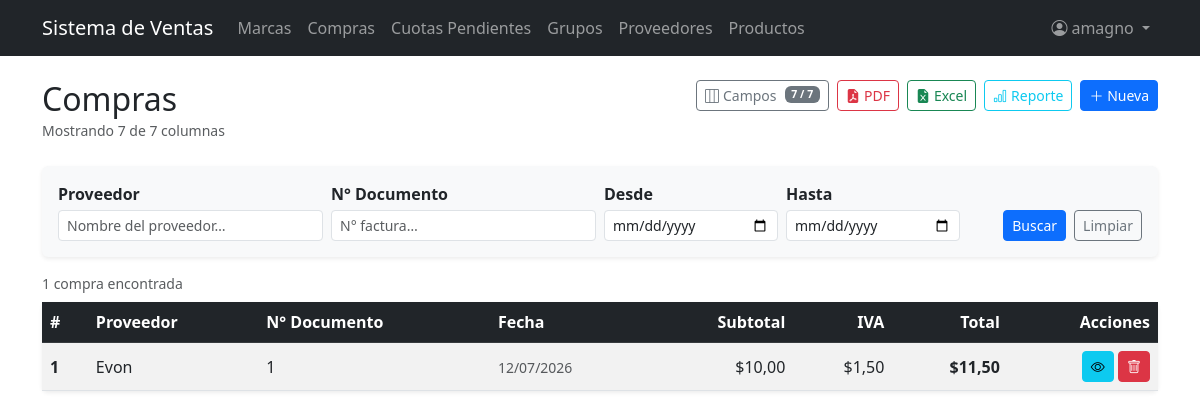
The app's page /purchases/ (signed in), older data.
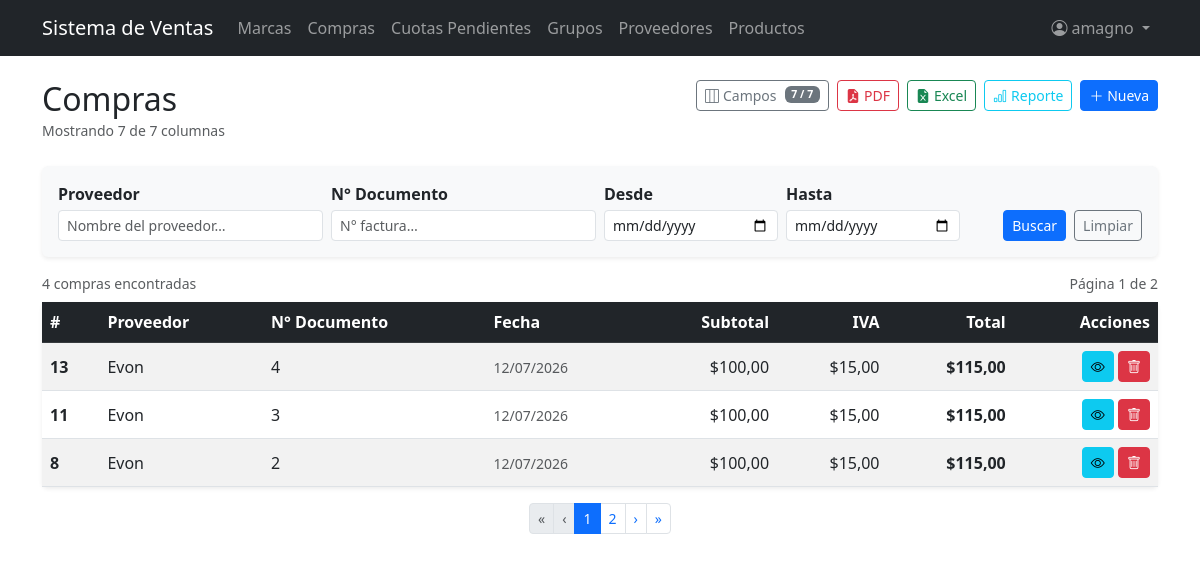
The same page, newer data.
### purchasing/models.py (models this page shows, shortened)
class Purchase(models.Model):
    supplier = models.ForeignKey(
        Supplier, on_delete=models.PROTECT, related_name='purchases',
        verbose_name='Proveedor'
    )
    document_number = models.CharField(
        max_length=20, verbose_name='Supplier Invoice No.'
    )
    purchase_date = models.DateTimeField(auto_now_add=True)
    subtotal = models.DecimalField(max_digits=12, decimal_places=2, default=0)
    tax = models.DecimalField(max_digits=12, decimal_places=2, default=0, verbose_name='Impuesto')
    total = models.DecimalField(max_digits=12, decimal_places=2, default=0)
    is_active = models.BooleanField(default=True)
    tipo_pago = models.CharField(
        max_length=10,
        choices=[("CONTADO", "CONTADO"), ("CREDITO", "CREDITO")],
        default="CONTADO",
        verbose_name="Tipo de pago",
    )
    saldo = models.DecimalField(max_digits=12, decimal_places=2, default=0)
    estado = models.CharField(
        max_length=15,
        choices=[("PENDIENTE", "PENDIENTE"), ("PAGADA", "PAGADA")],
        default="PENDIENTE",
    )
    class Meta:
        verbose_name = 'Purchase'
        verbose_name_plural = 'Purchases'
        ordering = ['-purchase_date']
        constraints = [
            models.UniqueConstraint(
                fields=['supplier', 'document_number'],
                name='unique_supplier_document'
            )
        ]

### billing/models.py (models this page shows)
class Supplier(models.Model):
    name = models.CharField(max_length=200, verbose_name='Nombre de la compañia')
    contact_name = models.CharField(max_length=200, blank=True, null=True, verbose_name='Nombre de contacto')
    email = models.EmailField(blank=True, null=True)
    phone = models.CharField(max_length=20, blank=True, null=True, verbose_name='Teléfono')
    address = models.TextField(blank=True, null=True, verbose_name='Dirección')
    is_active = models.BooleanField(default=True, verbose_name='Activo')
    created_at = models.DateTimeField(auto_now_add=True)
    updated_at = models.DateTimeField(auto_now=True)
    class Meta:
        verbose_name = 'Supplier'
        verbose_name_plural = 'Suppliers'
        ordering = ['name']
    def __str__(self): return self.name

### purchasing/views.py (the view, shortened to what this page needs)
# urls.py: path('', views.PurchaseListView.as_view(), name='purchase_list'),
class PurchaseListView(ExportMixin, LoginRequiredMixin, PermissionRequiredMixin, ListView):
    model = Purchase
    template_name = 'purchasing/purchase_list.html'
    context_object_name = 'items'
    paginate_by = 3
    export_filename = 'compras'
    ALL_COLUMNS = PURCHASE_ALL_COLUMNS
    permission_required = 'purchasing.view_purchase'
    permission_redirect_url = '/'
    def get_queryset(self):
        qs = Purchase.objects.select_related('supplier').order_by('-purchase_date')
        form = PurchaseSearchForm(self.request.GET)
        if form.is_valid():
            if form.cleaned_data.get('supplier'):
                qs = qs.filter(supplier__name__icontains=form.cleaned_data['supplier'])
            if form.cleaned_data.get('document_number'):
                qs = qs.filter(document_number__icontains=form.cleaned_data['document_number'])
            if form.cleaned_data.get('date_from'):
                qs = qs.filter(purchase_date__date__gte=form.cleaned_data['date_from'])
            if form.cleaned_data.get('date_to'):
                qs = qs.filter(purchase_date__date__lte=form.cleaned_data['date_to'])
        return qs
    def get_context_data(self, **kwargs):
        ctx = super().get_context_data(**kwargs)
        ctx['search_form'] = PurchaseSearchForm(self.request.GET)
        ctx['all_columns'] = self.ALL_COLUMNS
        ctx['all_col_keys_json'] = json.dumps([c['key'] for c in self.ALL_COLUMNS])
        ctx['default_col_keys_json'] = json.dumps(
            [c['key'] for c in self.ALL_COLUMNS if c.get('default', True)]
        )
        return ctx

### purchasing/forms.py
class PurchaseSearchForm(forms.Form):
    supplier = forms.CharField(
        required=False, label='Proveedor',
        widget=forms.TextInput(attrs={'class': 'form-control form-control-sm',
                                      'placeholder': 'Nombre del proveedor…'})
    )
    document_number = forms.CharField(
        required=False, label='N° Documento',
        widget=forms.TextInput(attrs={'class': 'form-control form-control-sm',
                                      'placeholder': 'N° factura…'})
    )
    date_from = forms.DateField(
        required=False, label='Desde',
        widget=forms.DateInput(attrs={'class': 'form-control form-control-sm', 'type': 'date'})
    )
    date_to = forms.DateField(
        required=False, label='Hasta',
        widget=forms.DateInput(attrs={'class': 'form-control form-control-sm', 'type': 'date'})
    )

### billing/mixins.py (called while the page is built)
    def get(self, request, *args, **kwargs):
        fmt = request.GET.get('export')
        if fmt == 'pdf':
            return self.export_pdf(self.get_queryset())
        if fmt == 'excel':
            return self.export_excel(self.get_queryset())
        return super().get(request, *args, **kwargs)

    def get_context_data(self, **kwargs):
        ctx = super().get_context_data(**kwargs)
        params = self.request.GET.copy()
        params.pop('page', None)
        params.pop('export', None)
        ctx['query_params'] = params.urlencode()
        return ctx

### security/templatetags/security_tags.py (called while the page is built)
@register.filter(name='role_badge_class')
def role_badge_class(role_name):
    return ROLE_BADGE_CLASSES.get(role_name, 'bg-secondary')

@register.filter(name='has_group')
def has_group(user, group_name):
    if not user.is_authenticated:
        return False
    if user.is_superuser:      # el superusuario ve todo
        return True
    return user.groups.filter(name=group_name).exists()

### purchasing/templates/purchasing/purchase_list.html (shortened to what this page needs)
{% extends 'billing/base.html' %}
{% block content %}
<div class="d-flex justify-content-between align-items-start mb-4 flex-wrap gap-2">
  <div>
    <h2 class="mb-0">Compras</h2>
    <small class="text-muted" id="colText">Cargando columnas…</small>
  </div>
  <div class="d-flex gap-2 flex-wrap">
    <button type="button" class="btn btn-outline-secondary btn-sm d-inline-flex align-items-center gap-1"
            data-bs-toggle="modal" data-bs-target="#colModal">
      <i class="bi bi-layout-three-columns"></i> Campos
      <span class="badge bg-secondary ms-1" id="colBadge">…</span>
    </button>
    <a id="btnPdf" href="#" class="btn btn-outline-danger btn-sm d-inline-flex align-items-center gap-1">
      <i class="bi bi-file-earmark-pdf-fill"></i>PDF
    </a>
    <a id="btnExcel" href="#" class="btn btn-outline-success btn-sm d-inline-flex align-items-center gap-1">
      <i class="bi bi-file-earmark-excel-fill"></i>Excel
    </a>
    {% if perms.purchasing.view_purchase %}
    <a href="{% url 'purchasing:purchase_report' %}" class="btn btn-outline-info btn-sm d-inline-flex align-items-center gap-1">
      <i class="bi bi-bar-chart"></i> Reporte
    </a>
    {% endif %}
    {% if perms.purchasing.add_purchase %}
    <a href="{% url 'purchasing:purchase_create' %}" class="btn btn-primary btn-sm">
      <i class="bi bi-plus-lg"></i> Nueva
    </a>
    {% endif %}
  </div>
</div>
<form method="get" class="card card-body shadow-sm border-0 mb-3 bg-light">
  <div class="row g-2 align-items-end">
    <div class="col-12 col-md-3">
      <label class="form-label form-label-sm fw-semibold mb-1">{{ search_form.supplier.label }}</label>
      {{ search_form.supplier }}
    </div>
    <div class="col-12 col-md-3">
      <label class="form-label form-label-sm fw-semibold mb-1">{{ search_form.document_number.label }}</label>
      {{ search_form.document_number }}
    </div>
    <div class="col-6 col-md-2">
      <label class="form-label form-label-sm fw-semibold mb-1">{{ search_form.date_from.label }}</label>
      {{ search_form.date_from }}
    </div>
    <div class="col-6 col-md-2">
      <label class="form-label form-label-sm fw-semibold mb-1">{{ search_form.date_to.label }}</label>
      {{ search_form.date_to }}
    </div>
    <div class="col-12 col-md-auto ms-auto d-flex gap-2">
      <button type="submit" class="btn btn-primary btn-sm">Buscar</button>
      <a href="{% url 'purchasing:purchase_list' %}" class="btn btn-outline-secondary btn-sm">Limpiar</a>
    </div>
  </div>
</form>
<div class="d-flex justify-content-between align-items-center mb-2">
  <small class="text-muted">
    {% if paginator.count == 1 %}1 compra encontrada
    {% else %}{{ paginator.count }} compras encontradas{% endif %}
  </small>
  {% if is_paginated %}
    <small class="text-muted">Página {{ page_obj.number }} de {{ paginator.num_pages }}</small>
  {% endif %}
</div>
<div class="card shadow-sm border-0">
  <div class="table-responsive">
    <table class="table table-striped table-hover align-middle mb-0" id="purchaseTable">
      <thead class="table-dark">
        <tr>
          <th data-col="id">#</th>
          <th data-col="supplier">Proveedor</th>
          <th data-col="document_number">N° Documento</th>
          <th data-col="purchase_date">Fecha</th>
          <th data-col="subtotal" class="text-end">Subtotal</th>
          <th data-col="tax" class="text-end">IVA</th>
          <th data-col="total" class="text-end">Total</th>
          <th class="text-end" style="white-space:nowrap;">Acciones</th>
        </tr>
      </thead>
      <tbody>
        {% for item in items %}
        <tr>
          <td data-col="id" class="fw-semibold">{{ item.id }}</td>
          <td data-col="supplier">{{ item.supplier }}</td>
          <td data-col="document_number">{{ item.document_number }}</td>
          <td data-col="purchase_date">
            <small class="text-muted">{{ item.purchase_date|date:"d/m/Y" }}</small>
          </td>
          <td data-col="subtotal" class="text-end">${{ item.subtotal }}</td>
          <td data-col="tax" class="text-end">${{ item.tax }}</td>
          <td data-col="total" class="text-end fw-bold">${{ item.total }}</td>
          <td class="text-end text-nowrap">
            <a href="{% url 'purchasing:purchase_detail' item.pk %}" class="btn btn-sm btn-info" title="Ver" aria-label="Ver">
              <i class="bi bi-eye"></i>
            </a>
            {% if perms.purchasing.delete_purchase %}
            <a href="{% url 'purchasing:purchase_delete' item.pk %}" class="btn btn-sm btn-danger" title="Eliminar" aria-label="Eliminar">
              <i class="bi bi-trash"></i>
            </a>
            {% endif %}
          </td>
        </tr>
        {% endfor %}
      </tbody>
    </table>
  </div>
</div>
{% if is_paginated %}
<nav class="mt-3" aria-label="Paginación">
  <ul class="pagination pagination-sm justify-content-center mb-0">
    <li class="page-item {% if not page_obj.has_previous %}disabled{% endif %}">
      <a class="page-link" href="?{{ query_params }}&page=1">&laquo;</a>
    </li>
    <li class="page-item {% if not page_obj.has_previous %}disabled{% endif %}">
      <a class="page-link" href="{% if page_obj.has_previous %}?{{ query_params }}&page={{ page_obj.previous_page_number }}{% endif %}">&lsaquo;</a>
    </li>
    {% for num in paginator.page_range %}
      {% if page_obj.number == num %}
        <li class="page-item active"><span class="page-link">{{ num }}</span></li>
      {% elif num > page_obj.number|add:"-3" and num < page_obj.number|add:"3" %}
        <li class="page-item"><a class="page-link" href="?{{ query_params }}&page={{ num }}">{{ num }}</a></li>
      {% endif %}
    {% endfor %}
    <li class="page-item {% if not page_obj.has_next %}disabled{% endif %}">
      <a class="page-link" href="{% if page_obj.has_next %}?{{ query_params }}&page={{ page_obj.next_page_number }}{% endif %}">&rsaquo;</a>
    </li>
    <li class="page-item {% if not page_obj.has_next %}disabled{% endif %}">
      <a class="page-link" href="?{{ query_params }}&page={{ paginator.num_pages }}">&raquo;</a>
    </li>
  </ul>
</nav>
{% endif %}
{% endblock %}

### billing/templates/billing/base.html (shortened to what this page needs)
{% load security_tags %}
<!DOCTYPE html>
<html lang="es">
<head>
  <link href="https://cdn.jsdelivr.net/npm/bootstrap@5.3.0/dist/css/bootstrap.min.css" rel="stylesheet">
  <link href="https://cdn.jsdelivr.net/npm/bootstrap-icons@1.11.3/font/bootstrap-icons.min.css" rel="stylesheet">
</head>
<body>
<nav class="navbar navbar-expand-lg navbar-dark bg-dark">
  <div class="container">
    <a class="navbar-brand" href="{% url 'billing:home' %}">Sistema de Ventas</a>
    <div class="collapse navbar-collapse" id="nav">
      <ul class="navbar-nav me-auto">
        {% if user.is_authenticated %}
        {% if perms.billing.view_brand %}
        <li class="nav-item"><a class="nav-link" href="{% url 'billing:brand_list' %}">Marcas</a></li>
        {% endif %}
        {% if perms.purchasing.view_purchase %}
        <li class="nav-item"><a class="nav-link" href="{% url 'purchasing:purchase_list' %}">Compras</a></li>
        <li class="nav-item"><a class="nav-link" href="{% url 'creditos_compras:cuotas_pendientes' %}">Cuotas Pendientes</a></li>
        {% endif %}
        {% if perms.billing.view_productgroup %}
        <li class="nav-item"><a class="nav-link" href="{% url 'billing:productgroup_list' %}">Grupos</a></li>
        {% endif %}
        {% if perms.billing.view_supplier %}
        <li class="nav-item"><a class="nav-link" href="{% url 'billing:supplier_list' %}">Proveedores</a></li>
        {% endif %}
        {% if perms.billing.view_product %}
        <li class="nav-item"><a class="nav-link" href="{% url 'billing:product_list' %}">Productos</a></li>
        {% endif %}
        {% endif %}
      </ul>
      <ul class="navbar-nav">
        {% if user.is_authenticated %}
        {% with role=user.groups.first %}
        <li class="nav-item dropdown">
          <a class="nav-link dropdown-toggle" href="#" data-bs-toggle="dropdown">
            <i class="bi bi-person-circle me-1"></i>{{ user.username }}
          </a>
        </li>
        {% endwith %}
        {% else %}
        <li class="nav-item">
          <a class="nav-link" href="{% url 'security:login' %}">Login</a>
        </li>
        {% endif %}
      </ul>
    </div>
  </div>
</nav>
<div class="container mt-4">
  {% block content %}
  {% endblock %}
</div>
</body>
</html>

Row changes from the older to the newer data that the page shows:
removed Purchase: id "1", supplier "Evon", document_number "1", purchase_date "12/07/2026", subtotal "10,00", tax "1,50", total "11,50"
added Purchase: id "13", supplier "Evon", document_number "4", purchase_date "12/07/2026", subtotal "100,00", tax "15,00", total "115,00"
added Purchase: id "11", supplier "Evon", document_number "3", purchase_date "12/07/2026", subtotal "100,00", tax "15,00", total "115,00"
added Purchase: id "8", supplier "Evon", document_number "2", purchase_date "12/07/2026", subtotal "100,00", tax "15,00", total "115,00"
Text that changed along with them:
{{ paginator.count }}: (not shown) → "4"
{{ page_obj.number }}: (not shown) → "1"
{{ paginator.num_pages }}: (not shown) → "2"
text no longer shown: "1 compra encontrada"
text now shown: "compras encontradas Página de « ‹ › »"
new list line: "1"
new list line: "2"
